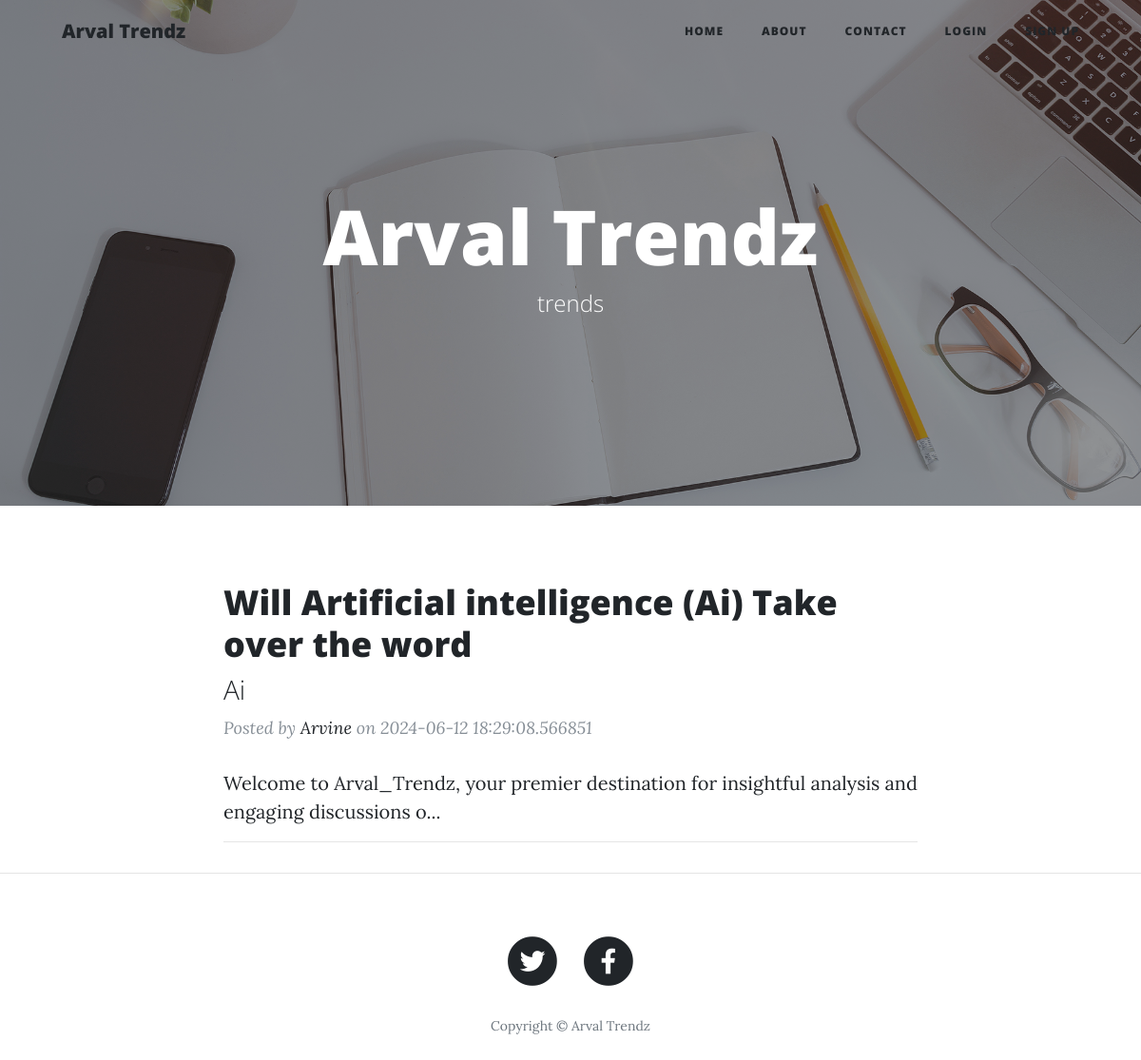
Before: / with the older database file.
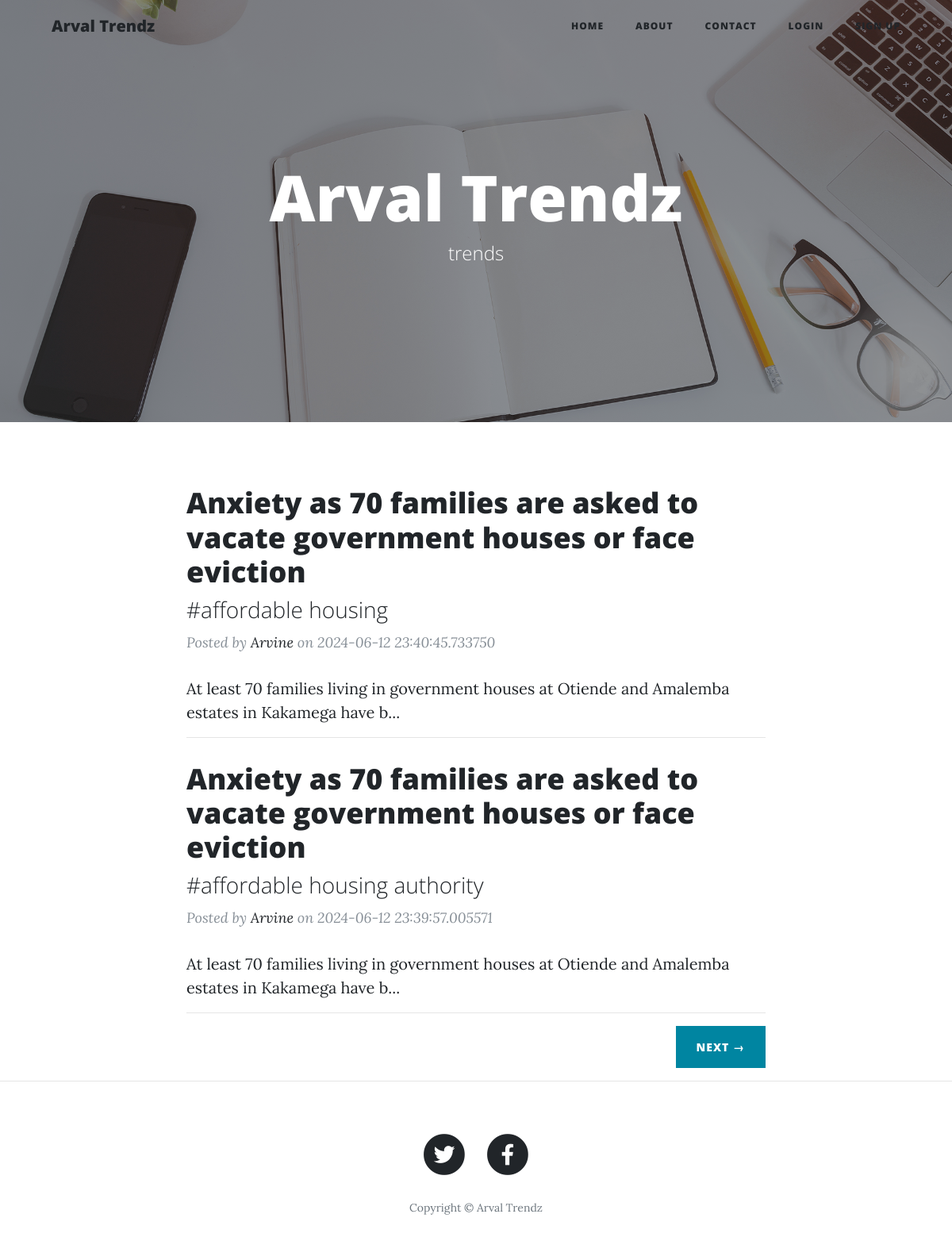
After: the same page with the newer database file.
### app.py (models this page shows)
class Posts(db.Model):
	id = db.Column(db.Integer, primary_key=True,nullable=False)
	title = db.Column(db.String(20),nullable=False)
	sub_heading = db.Column(db.String(50),nullable=True)
	content = db.Column(db.String(80), nullable=False)
	slug = db.Column(db.String(12), unique=True, nullable=False)
	img_file = db.Column(db.String(120), nullable=True)
	date = db.Column(db.String(12), nullable=False)
	comments = db.relationship('Comment', backref='post', lazy=True)

### app.py (the view)
@app.route("/") #Homepage
def home():
	posts = Posts.query.filter_by().all()
	last = math.ceil(len(posts)/int(params['no_of_posts']))
	page = request.args.get('page')
	if not str(page).isnumeric():
		page = 1
	page = int(page)
	posts = posts[(page-1)*int(params['no_of_posts']): (page-1)*int(params['no_of_posts'])+int(params['no_of_posts'])]
	if page==1: #First Page
		prev = "#"
		nexxt = "/?page=" + str(page+1)
	elif page==last: #Last Page
		prev="/?page=" + str(page-1)
		nexxt = "#"
	else:  #Middle Page
		prev="/?page=" + str(page-1)
		nexxt = "/?page=" + str(page+1)
	return render_template("index.html",params=params,posts=posts,prev=prev, nexxt=nexxt, page=page, last=last)

### templates/index.html (shortened to what this page needs)
{% extends "layout.html" %}
{% block body %}
  <header class="masthead" style="background-image: url('{{url_for('static',filename='img/home-bg.jpg')}}')">
    <div class="overlay"></div>
    <div class="container">
      <div class="row">
        <div class="col-lg-8 col-md-10 mx-auto">
          <div class="site-heading">
            <h1>{{params['blog_heading']}}</h1>
            <span class="subheading">{{params['sub_heading']}}</span>
          </div>
        </div>
      </div>
    </div>
  </header>
  <div class="container">
    <div class="row">
      <div class="col-lg-8 col-md-10 mx-auto">
        {% for post in posts %}
        <div class="post-preview">
          <a href="/post/{{post.slug}}">
            <h2 class="post-title">
              {{post.title}}
            </h2>
            <h3 class="post-subtitle">
              {{post.sub_heading}}
            </h3>
          </a>
          <p class="post-meta">Posted by
            <a href="/about">{{params['blogger_name']}}</a>
            on {{post.date}}</p>
        </div>
        {{post.content[:100]}}...
        <hr>
        {% endfor %}
        <div class="clearfix">
          {%if page!=last%}
          <a class="btn btn-primary float-right" href="{{nexxt}}">Next &rarr;</a>
          {%endif%}
        </div>
      </div>
    </div>
  </div>
 {% endblock %}

### templates/layout.html (shortened to what this page needs)
<!DOCTYPE html>
<html lang="en">
<head>
  <link href="{{url_for('static',filename='vendor/bootstrap/css/bootstrap.min.css')}}" rel="stylesheet">
  <link href="{{url_for('static',filename='vendor/fontawesome-free/css/all.min.css')}}" rel="stylesheet" type="text/css">
  <link href="{{url_for('static',filename='css/clean-blog.min.css')}}" rel="stylesheet">
</head>
<body>
  <nav class="navbar navbar-expand-lg navbar-light fixed-top" id="mainNav">
    <div class="container">
      <a class="navbar-brand" href="/">{{params['blog_heading']}}</a>
      <div class="collapse navbar-collapse" id="navbarResponsive">
        <ul class="navbar-nav ml-auto">
          <li class="nav-item">
            <a class="nav-link" href="/">Home</a>
          </li>
          <li class="nav-item">
            <a class="nav-link" href="/about">About</a>
          </li>
          <li class="nav-item">
            <a class="nav-link" href="/contact">Contact</a>
          </li>
	{% if current_user.is_authenticated and current_user.admin==True %}
           <li class="nav-item">
              <a class="nav-link" href="{{url_for('dashboard')}}">Admin Dashboard</a>
              </li>
             <li class="nav-item">
                <a class="nav-link" href="{{url_for('logout')}}">Logout</a>
              </li>
        {% elif current_user.is_authenticated %}
            <li class="nav-item">
               <a class="nav-link" href="{{url_for('logout')}}">Logout</a>
             </li>
	{% else %}
           <li class="nav-item">
            <a class="nav-link" href="{{url_for('login')}}">Login</a>
          </li>
            <li class="nav-item">
             <a class="nav-link" href="{{url_for('register')}}">Sign Up</a>
           </li>
     	{% endif %}
        </ul>
      </div>
    </div>
  </nav>
{% block body %}{% endblock %}
 <hr>
  <footer>
    <div class="container">
      <div class="row">
        <div class="col-lg-8 col-md-10 mx-auto">
          <ul class="list-inline text-center">
            <li class="list-inline-item">
              <a href="{{params['tw_url']}}" target="_blank" title="Twitter page">
                <span class="fa-stack fa-lg">
                  <i class="fas fa-circle fa-stack-2x"></i>
                  <i class="fab fa-twitter fa-stack-1x fa-inverse"></i>
                </span>
              </a>
            </li>
            <li class="list-inline-item">
              <a href="{{params['fb_url']}}" target="_blank" title="Facebook page">
                <span class="fa-stack fa-lg">
                  <i class="fas fa-circle fa-stack-2x"></i>
                  <i class="fab fa-facebook-f fa-stack-1x fa-inverse"></i>
                </span>
              </a>
            </li>
          </ul>
          <p class="copyright text-muted">Copyright &copy; Arval Trendz</p>
        </div>
      </div>
    </div>
  </footer>
</body>
</html>

Changed rows visible on the page:
removed Posts: title "Will Artificial intelligence (Ai) Take over the word", sub_heading "Ai", blogger_name "Arvine", date "2024-06-12 18:29:08.566851", content "Welcome to Arval_Trendz, your premier destination for insightful analysis and engaging discussions o"
added Posts: title "Anxiety as 70 families are asked to vacate government houses or face eviction", sub_heading "#affordable housing", blogger_name "Arvine", date "2024-06-12 23:40:45.733750", content "At least 70 families living in government houses at Otiende and Amalemba estates in Kakamega have b"
added Posts: title "Anxiety as 70 families are asked to vacate government houses or face eviction", sub_heading "#affordable housing authority", blogger_name "Arvine", date "2024-06-12 23:39:57.005571", content "At least 70 families living in government houses at Otiende and Amalemba estates in Kakamega have b"
Other visible differences:
text now shown: "NEXT →"
